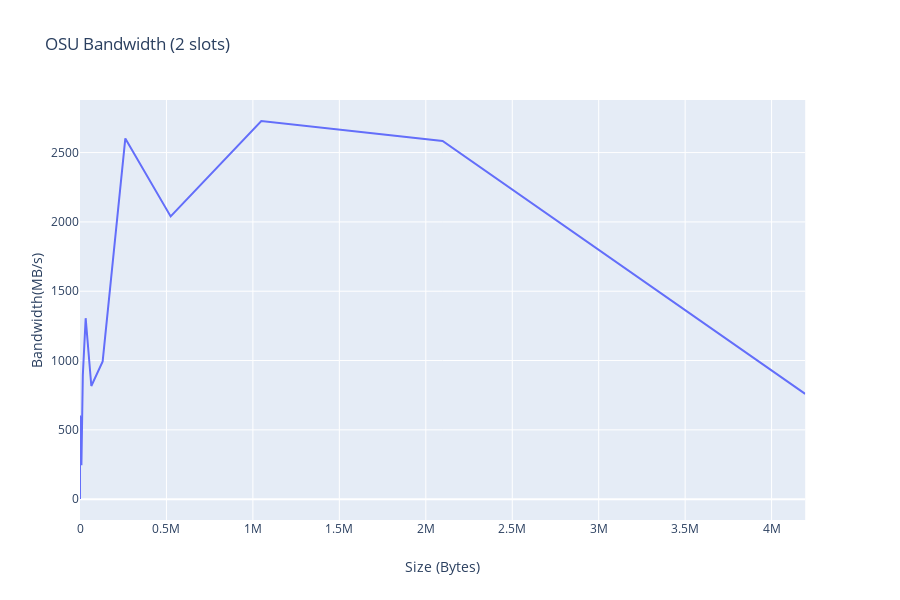

Notebook code cell kept with this figure:
### Code cell
osu_bw_df = parse_benchmark_output("benchmark/osu_bw.out", 'Size', 'Bandwidth(MB/s)')
osu_bw_df.to_csv('benchmark/osu_bw.out.csv', sep='\t', encoding='utf-8')
fig = px.line(osu_bw_df, x='Size', y='Bandwidth(MB/s)', title='OSU Bandwidth (2 slots)')
fig.update_xaxes(title_text='Size (Bytes)')
iplot(fig)
# This will only work with plotly orca installed
pio.write_image(fig, "benchmark/osu_bw_linechart.png")

### Figure 1 — Plotly figure (JSON) as saved in the notebook; plotly's stock layout.template omitted (floating-point values rounded to 4 significant figures)
{"data": [{"hoverlabel": {"namelength": 0}, "hovertemplate": "Size=%{x}<br>Bandwidth(MB/s)=%{y}", "legendgroup": "", "line": {"color": "#636efa", "dash": "solid"}, "mode": "lines", "name": "", "showlegend": false, "type": "scatter", "x": ["1", "2", "4", "8", "16", "32", "64", "128", "256", "512", "1024", "2048", "4096", "8192", "16384", "32768", "65536", "131072", "262144", "524288", "1048576", "2097152", "4194304"], "xaxis": "x", "y": ["4.30", "8.67", "1.14", "34.36", "60.30", "120.74", "210.18", "356.92", "602.70", "187.82", "84.43", "167.72", "517.09", "244.01", "895.31", "1305.50", "816.29", "993.45", "2602.11", "2039.42", "2727.90", "2583.48", "759.04"], "yaxis": "y"}], "layout": {"height": 600, "legend": {"tracegroupgap": 0}, "title": {"text": "OSU Bandwidth (2 slots)"}, "xaxis": {"anchor": "y", "domain": [0, 0.98], "title": {"text": "Size (Bytes)"}}, "yaxis": {"anchor": "x", "domain": [0, 1], "title": {"text": "Bandwidth(MB/s)"}}}}
